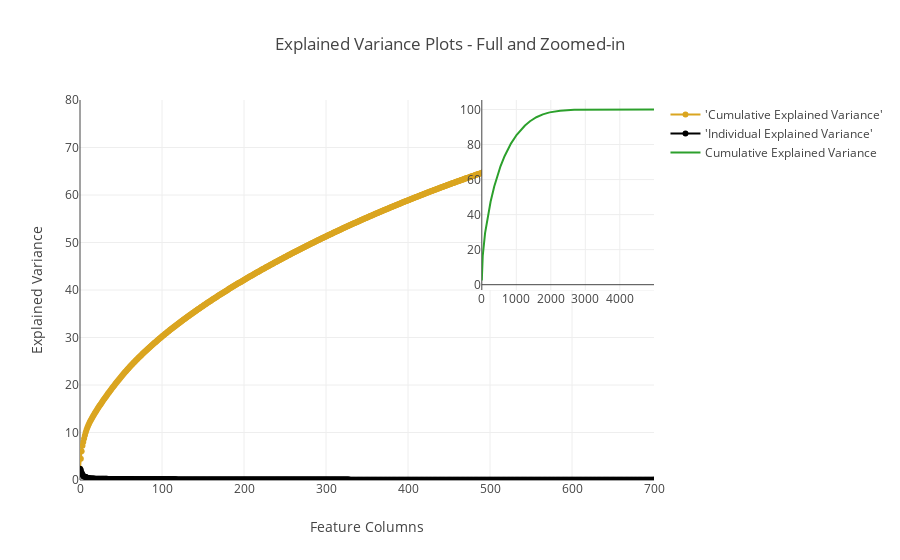

The notebook cell this image was saved under:
### Code cell
trace1 = go.Scatter(
    x=list(range(train_data_pca.shape[1])),
    y= cum_var_exp,
    mode='lines+markers',
    name="'Cumulative Explained Variance'",
    hoverinfo= cum_var_exp,
    line=dict(
        shape='spline',
        color='goldenrod'
        )
)
trace2 = go.Scatter(
    x = list(range(train_data_pca.shape[1])),
    y = var_exp,
    mode='lines+markers',
    name="'Individual Explained Variance'",
    hoverinfo= var_exp,
    line=dict(
        shape='linear',
        color='black'
        )
)
fig = tls.make_subplots(insets=[{'cell':(1,1), 'l': 0.7, 'b':0.5}],
                           print_grid=True)

fig.append_trace(trace1,1,1)
fig.append_trace(trace2,1,1)
fig.layout.title = 'Explained Variance Plots - Full and Zoomed-in'
fig.layout.xaxis = dict(range=[0,700], title='Feature Columns')
fig.layout.yaxis= dict(range=[0,80], title='Explained Variance')
fig['data'] += [go.Scatter(x=list(range(train_data_pca.shape[1])), 
                            y=cum_var_exp, xaxis='x2', yaxis='y2',
                              name='Cumulative Explained Variance')]

py.iplot(fig, filename= 'inset example')

### Figure 1 — Plotly figure (JSON) as saved in the notebook; plotly's stock layout.template omitted (floating-point values rounded to 4 significant figures; data arrays with more than 128 entries replaced by an {"elided": "..."} marker saying what was removed)
{"data": [{"hoverinfo": {"elided": "4991 float values"}, "line": {"color": "goldenrod", "shape": "spline"}, "mode": "lines+markers", "name": "'Cumulative Explained Variance'", "type": "scatter", "x": {"elided": "4991 int values"}, "xaxis": "x1", "y": {"elided": "4991 float values"}, "yaxis": "y1"}, {"hoverinfo": {"elided": "4991 float values"}, "line": {"color": "black", "shape": "linear"}, "mode": "lines+markers", "name": "'Individual Explained Variance'", "type": "scatter", "x": {"elided": "4991 int values"}, "xaxis": "x1", "y": {"elided": "4991 float values"}, "yaxis": "y1"}, {"name": "Cumulative Explained Variance", "type": "scatter", "x": {"elided": "4991 int values"}, "xaxis": "x2", "y": {"elided": "4991 float values"}, "yaxis": "y2"}], "layout": {"title": "Explained Variance Plots - Full and Zoomed-in", "xaxis": {"range": [0, 700], "title": "Feature Columns"}, "xaxis1": {"anchor": "y1", "domain": [0, 1]}, "xaxis2": {"anchor": "y2", "domain": [0.7, 1]}, "yaxis": {"range": [0, 80], "title": "Explained Variance"}, "yaxis1": {"anchor": "x1", "domain": [0, 1]}, "yaxis2": {"anchor": "x2", "domain": [0.5, 1]}}}
